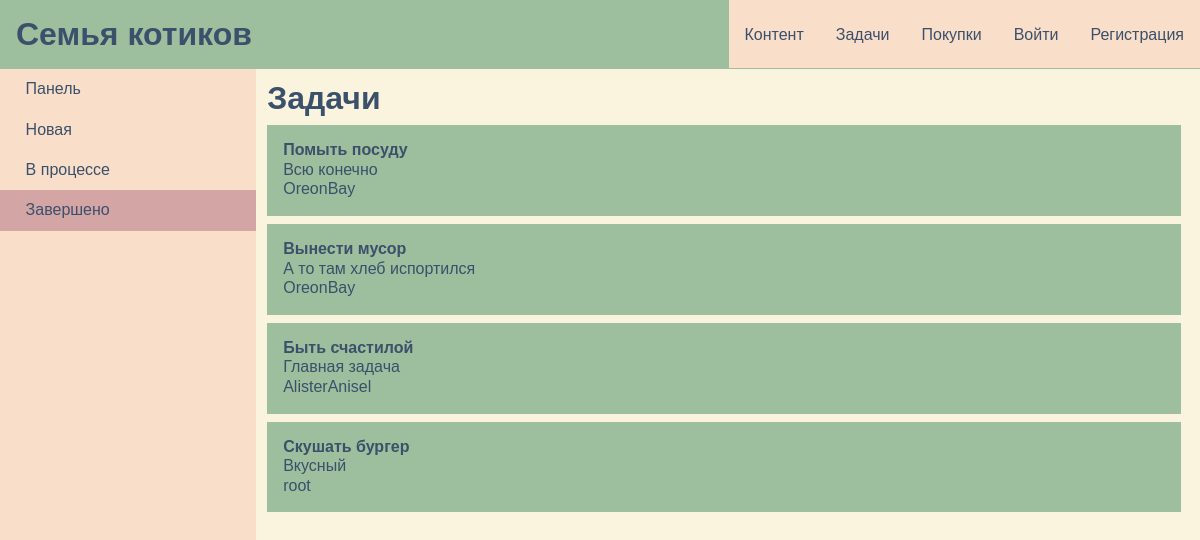
/tasks/status/completed, run on the app's committed database.
### tasks/models.py (models this page shows, shortened)
class Task(models.Model):
    class Status(models.TextChoices):
        NEW = 'new', 'Новая'
        IN_PROGRESS = 'in_progress', 'В процессе'
        COMPLETED = 'completed', 'Завершено'
    name = models.CharField(max_length=100, verbose_name="Название")
    description = models.TextField(verbose_name="Описание")
    status = models.CharField(choices=Status.choices, default=Status.NEW, max_length=100, verbose_name="Статус")
    time_created = models.DateTimeField(auto_now_add=True)
    time_updated = models.DateTimeField(auto_now=True)
    deadline = models.DateTimeField(null=True, blank=True)
    user = models.ForeignKey(get_user_model(), on_delete=models.RESTRICT, null=True, blank=True)
    def deadline_is_over(self):
        return self.deadline is not None and self.deadline < timezone.now() and self.status != 'completed'
    def get_absolute_url(self):
        return reverse('tasks:task_detail', kwargs={'pk': self.pk})

### tasks/views.py (the view)
# urls.py: path('status/<slug:status>', views.TaskListViewByStatus.as_view(), name='status'),
class TaskListViewByStatus(DataMixin, ListView):
    model = Task
    context_object_name = 'tasks'
    template_name = 'tasks/task_list_by_status.html'
    title_page = "Задачи"
    def get_queryset(self):
        return Task.objects.filter(status=self.kwargs['status'])
    def get_context_data(self, **kwargs):
        context=super().get_context_data(**kwargs)
        context['selected_item'] = self.kwargs['status']
        return context

### tasks/utils.py (called while the page is built)
    def get_context_data(self, **kwargs):
        context = super().get_context_data(**kwargs)
        context['statuses'] = Task.Status.choices
        return context

### tasks/templates/tasks/task_list_by_status.html
{% extends 'tasks/tasks_base.html' %}
{% block main_page %}
    <h1>Задачи</h1>
    <div class="task_line new_tasks_line">
        {% for task in tasks %}
        {% include 'tasks/task_unique.html' %}
        {% endfor %}
    </div>
{% endblock %}

### tasks/templates/tasks/task_unique.html
<div class="task {% if task.deadline_is_over %} deadline_is_over {% else %} normal_task {% endif %}">
    <a href="{{task.get_absolute_url}}">
        <p><b>{{task.name}}</b></p>
        <p>{{task.description}}</p>
        <p>{{task.user.username}}</p>
    </a>
</div>

### content/static/content/css/main.css (style rules this page uses)
:root { --primary: #9DBF9E; --secondary: #D4A5A5; --accent: #F9DEC9; --neutral: #FAF3DD; --text: #3A506B; --warning: #E8AA8C; }
* { margin: 0; padding: 0; font-family: 'Arial', sans-serif; color: var(--text); }
html, body { height: 100%; }
html, body { display: flex; flex-direction: column; }

### content/static/content/css/content.css (style rules this page uses)
:root { --primary: #9DBF9E; --secondary: #D4A5A5; --accent: #F9DEC9; --neutral: #FAF3DD; --text: #3A506B; --warning: #E8AA8C; }

### tasks/static/tasks/css/tasks.css (style rules this page uses)
:root { --primary: #9DBF9E; --secondary: #D4A5A5; --accent: #F9DEC9; --neutral: #FAF3DD; --text: #3A506B; --warning: #E8AA8C; }
.task_line a { text-decoration: none; }
.task_line { flex-grow: 1; }
.task { padding: 1rem; min-width: 12rem; margin: 0.5rem; margin-left: 0; }
.task p { margin-bottom: 0.1rem; max-width: 15rem; }
.normal_task { background-color: var(--primary); }

### buyapp/static/buyapp/css/buyapp.css (style rules this page uses)
:root { --primary: #9DBF9E; --secondary: #D4A5A5; --accent: #F9DEC9; --neutral: #FAF3DD; --text: #3A506B; --warning: #E8AA8C; }

### data on the page
Task: name "Помыть посуду", description "Всю конечно", user.username "OreonBay"
Task: name "Вынести мусор", description "А то там хлеб испортился", user.username "OreonBay"
Task: name "Быть счастилой", description "Главная задача", user.username "AlisterAnisel"
Task: name "Скушать бургер", description "Вкусный", user.username "root"

### other printed values
{{ status }} "Новая" "В процессе" "Завершено"
